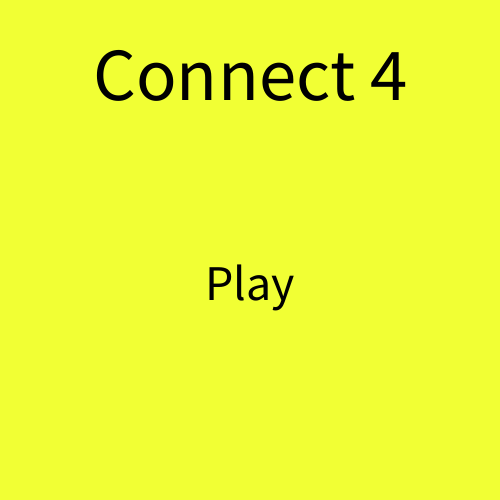
Frame 1 (no input)
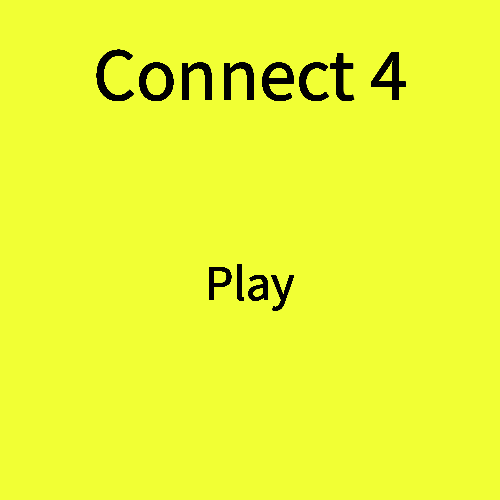
Frame 60 (the mouse pressed at the canvas centre just before this capture)
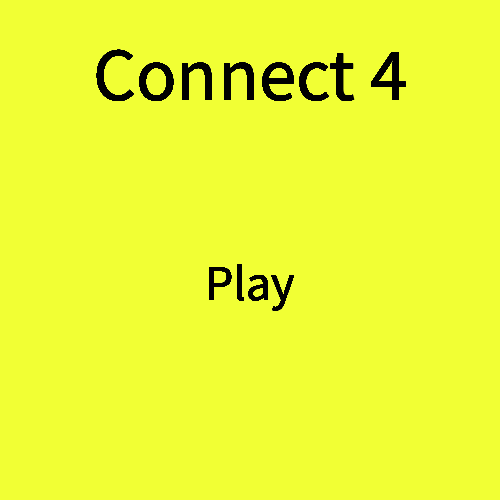
Frame 120 (the mouse held since frame 60 and released just before this capture)

The Processing sketch that drew these frames (run headless with seeded random() and noise(); from frame 60 on, the mouse is pressed at the canvas centre):

// Processing sketch: processing_153535
// ── processing_153535.pde

private boolean title = true;
    private boolean player1Turn = true;
    private int turn = 0;
    private int red = color(255,0,0);
    private int black = color(0);
    private int winner  = -1;
    private Tile[][] piece = new Tile[6][7];
    public void setup() {
        size(500, 500);
        background(241, 255, 52);
        textAlign(CENTER);
        for(int r = 0; r < 6; r++) {
            for(int c = 0; c < 7; c++) {
                piece[r][c] = new Tile(40 + (c*70), 110 + (r*70));
            }
        }
    }

    public void draw() {
        if(title) {
            fill(0);
            textSize(75);
            text("Connect 4", 250, 100);
            if(mouseX > 205 && mouseX < 300 && mouseY > 262 && mouseY < 300)
                fill(255, 0, 0);
            textSize(50);
            text("Play", 250, 300);
        }
        else {
            background(255);
            fill(241, 255, 52);
            rect(-1, 70, 501, 430);
            for(int r = 0; r < 6; r++) {
                for(int c = 0; c < 7; c++) {
                    fill(piece[r][c].getColor());
                    ellipse(piece[r][c].getX(), piece[r][c].getY(), 60, 60);
                }
            }
            if(winner == -1) {
                playGame();
                if(turn >= 7)
                    checkWin();
            }
            else if(winner == 0) {
                fill(0);
                textSize(50);
                text("Tied", 250, 50);
            }
            else if(winner == 1) {
                fill(0);
                textSize(50);
                text("Player 1 Wins", 250, 50);
            }               
            else if(winner == 2) {
                fill(0);
                textSize(50);
                text("Player 2 Wins", 250, 50);
            }
        }
    }
    
    public void playGame() {
        if(player1Turn)
            player1();
        else
            player2();
    }
    
    public void player1() {
        fill(255,0,0,100);
        if(mouseX > 10 && mouseX < 70)
            ellipse(40, 35, 60, 60);
        else if(mouseX > 80 && mouseX < 140)
            ellipse(110, 35, 60, 60);
        else if(mouseX > 150 && mouseX < 210)
            ellipse(180, 35, 60, 60);
        else if(mouseX > 220 && mouseX < 280)
            ellipse(250, 35, 60, 60);
        else if(mouseX > 290 && mouseX < 350)
            ellipse(320, 35, 60, 60);
        else if(mouseX > 360 && mouseX < 420)
            ellipse(390, 35, 60, 60);
        else if(mouseX > 430 && mouseX < 490)
            ellipse(460, 35, 60, 60);
    }
    
    public void player2() {
        fill(0, 0, 0, 100);
        if(mouseX > 10 && mouseX < 70)
            ellipse(40, 35, 60, 60);
        else if(mouseX > 80 && mouseX < 140)
            ellipse(110, 35, 60, 60);
        else if(mouseX > 150 && mouseX < 210)
            ellipse(180, 35, 60, 60);
        else if(mouseX > 220 && mouseX < 280)
            ellipse(250, 35, 60, 60);
        else if(mouseX > 290 && mouseX < 350)
            ellipse(320, 35, 60, 60);
        else if(mouseX > 360 && mouseX < 420)
            ellipse(390, 35, 60, 60);
        else if(mouseX > 430 && mouseX < 490)
            ellipse(460, 35, 60, 60);
    }
    
    public int checkSpace(int x) {
        for(int i = 5; i >= 0; i--) {
            if(get(x, 110 + (i*70)) == color(255))
                return i;
        }
        return -1;
    }
    
    public void checkWin() {
        for(int i = 5; i >= 0; i--) {
            for(int j = 0; j < 4; j++) {
                if(piece[i][j].getColor() == red && piece[i][j+1].getColor() == red &&
                        piece[i][j+2].getColor() == red && piece[i][j+3].getColor() == red)
                    winner = 1;
                if(piece[i][j].getColor() == black && piece[i][j+1].getColor() == black &&
                        piece[i][j+2].getColor() == black && piece[i][j+3].getColor() == black)
                    winner = 2;
            }
        }
        for(int j = 0; j < 7; j++) {
            for(int i = 5; i >=3; i--) {
                if(piece[i][j].getColor() == red && piece[i-1][j].getColor() == red &&
                        piece[i-2][j].getColor() == red && piece[i-3][j].getColor() == red)
                    winner = 1;
                if(piece[i][j].getColor() == black && piece[i-1][j].getColor() == black &&
                        piece[i-2][j].getColor() == black && piece[i-3][j].getColor() == black)
                    winner = 2;
            }
        }
        for(int i = 0; i < 3; i++) {
            for(int j = 0; j < 4; j++) {
                if(piece[i][j].getColor() == red && piece[i+1][j+1].getColor() == red &&
                        piece[i+2][j+2].getColor() == red && piece[i+3][j+3].getColor() == red)
                    winner = 1;
                if(piece[i][j].getColor() == black && piece[i+1][j+1].getColor() == black &&
                        piece[i+2][j+2].getColor() == black && piece[i+3][j+3].getColor() == black)
                    winner = 2;
            }
            for(int j = 6; j >= 3; j--) {
                if(piece[i][j].getColor() == red && piece[i+1][j-1].getColor() == red &&
                        piece[i+2][j-2].getColor() == red && piece[i+3][j-3].getColor() == red)
                    winner = 1;
                if(piece[i][j].getColor() == black && piece[i+1][j-1].getColor() == black &&
                        piece[i+2][j-2].getColor() == black && piece[i+3][j-3].getColor() == black)
                    winner = 2;
            }
        }
        if(turn >= 42 && winner == -1)
            winner = 0;
    }
    
    public void keyPressed() {
        if(winner != -1) {
            if(key == 'r') {
                for(Tile[] some : piece) {
                    for(Tile a : some) {
                        a.setColor(255);
                    }
                }
                player1Turn = true;
                turn = 0;
                winner = -1;
            }
        }
    }
    
    public void mouseReleased() {
        if(!title && winner == -1) {
            if(player1Turn) {
                if(mouseX > 10 && mouseX < 70)
                    if(checkSpace(40) != -1) {
                        piece[checkSpace(40)][0].setColor(red);
                        player1Turn = !player1Turn;
                        turn++;
                    }
                if(mouseX > 80 && mouseX < 140)
                    if(checkSpace(110) != -1) {
                        piece[checkSpace(110)][1].setColor(red);
                        player1Turn = !player1Turn;
                        turn++;
                    }
                if(mouseX > 150 && mouseX < 210)
                    if(checkSpace(180) != -1) {
                        piece[checkSpace(180)][2].setColor(red);
                        player1Turn = !player1Turn;
                        turn++;
                    }
                if(mouseX > 220 && mouseX < 280)
                    if(checkSpace(250) != -1) {
                        piece[checkSpace(250)][3].setColor(red);
                        player1Turn = !player1Turn;
                        turn++;
                    }
                if(mouseX > 290 && mouseX < 350)
                    if(checkSpace(320) != -1) {
                        piece[checkSpace(320)][4].setColor(red);
                        player1Turn = !player1Turn;
                        turn++;
                    }
                if(mouseX > 360 && mouseX < 420)
                    if(checkSpace(390) != -1) {
                        piece[checkSpace(390)][5].setColor(red);
                        player1Turn = !player1Turn;
                        turn++;
                    }
                if(mouseX > 430 && mouseX < 490)
                    if(checkSpace(460) != -1) {
                        piece[checkSpace(460)][6].setColor(red);
                        player1Turn = !player1Turn;
                        turn++;
                    }
            }
            else {
                if(mouseX > 10 && mouseX < 70)
                    if(checkSpace(40) != -1) {
                        piece[checkSpace(40)][0].setColor(black);
                        player1Turn = !player1Turn;
                        turn++;
                    }
                if(mouseX > 80 && mouseX < 140)
                    if(checkSpace(110) != -1) {
                        piece[checkSpace(110)][1].setColor(black);
                        player1Turn = !player1Turn;
                        turn++;
                    }
                if(mouseX > 150 && mouseX < 210)
                    if(checkSpace(180) != -1) {
                        piece[checkSpace(180)][2].setColor(black);
                        player1Turn = !player1Turn;
                        turn++;
                    }
                if(mouseX > 220 && mouseX < 280)
                    if(checkSpace(250) != -1) {
                        piece[checkSpace(250)][3].setColor(black);
                        player1Turn = !player1Turn;
                        turn++;
                    }
                if(mouseX > 290 && mouseX < 350)
                    if(checkSpace(320) != -1) {
                        piece[checkSpace(320)][4].setColor(black);
                        player1Turn = !player1Turn;
                        turn++;
                    }
                if(mouseX > 360 && mouseX < 420)
                    if(checkSpace(390) != -1) {
                        piece[checkSpace(390)][5].setColor(black);
                        player1Turn = !player1Turn;
                        turn++;
                    }
                if(mouseX > 430 && mouseX < 490)
                    if(checkSpace(460) != -1) {
                        piece[checkSpace(460)][6].setColor(black);
                        player1Turn = !player1Turn;
                        turn++;
                    }
            }
        }
        else {
            if(mouseX > 205 && mouseX < 300 && mouseY > 262 && mouseY < 300)
                    title = false;
        }
    }
    
    public class Tile {
        private int myColor, myX, myY;
        Tile(int x, int y) {
            myColor = (255);
            myX = x;
            myY = y;
        }
        public int getColor() { return myColor; }
        public void setColor(int mColor) { myColor = mColor; }
        public int getX() { return myX; }
        public int getY() { return myY; }
    }
